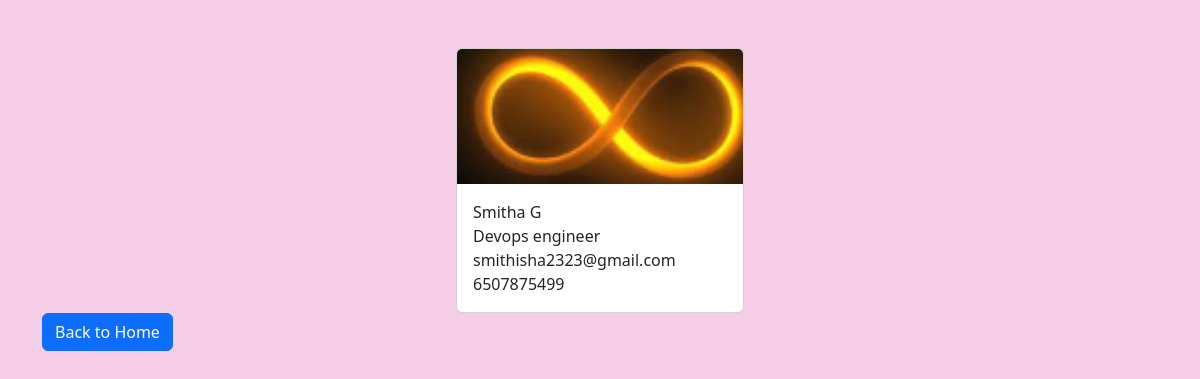
The page /employees/1/ on the database its author committed.
### employees/models.py (models this page shows, shortened)
class Employee(models.Model):
    first_name = models.CharField(max_length=100)
    last_name = models.CharField(max_length=100)
    photo = models.ImageField(upload_to='images')
    designation = models.CharField(max_length=100)
    email_address = models.EmailField(max_length=100, unique=True)
    phone_number = models.CharField(max_length=12, blank=True)
    created_at = models.DateTimeField(auto_now_add=True)
    updated_at = models.DateTimeField(auto_now=True)

### employees/views.py (the view)
# urls.py: path('<int:pk>/', views.employee_detail, name='employee_detail'),
def employee_detail(request, pk):
    employee = get_object_or_404(Employee, pk=pk)
    context = {
        'employee': employee
    }
    return render(request, 'employee_detail.html', context)

### studybotproject/templates/employee_detail.html (shortened to what this page needs)
{% load static %}
<!DOCTYPE html>
<html lang="en">
<head>
    <link href="https://cdn.jsdelivr.net/npm/bootstrap@5.3.1/dist/css/bootstrap.min.css" rel="stylesheet">
    <link rel="stylesheet" href="{% static 'css/style.css' %}">
</head>
<body>
 <div class="container pt-5">
    <div class="card mx-auto" style="width: 18rem;">
    <img class="card-img-top" src="{{ employee.photo.url }}" alt="Employee photo">
    <div class="card-body">
        <p class="card-text m-0">{{ employee.first_name }} {{ employee.last_name }}</p>
        <p class="card-test m-0">{{ employee.designation }}</p>
        <p class="card-text m-0"> {{ employee.email_address }}</p>
        <p class="card-text m-0">{{ employee.phone_number }}</p>
            </div>
          </div>
    <a href="{% url 'home' %}" class="btn btn-primary">Back to Home</a>
</body>
</html>

### studybotproject/static/css/style.css (style rules this page uses)
body { background-color: rgb(246, 205, 231); }

### rows shown on the page
Employee: photo (picture), first_name "Smitha", last_name "G", designation "Devops engineer", email_address "smithisha2323@gmail.com", phone_number "6507875499"
